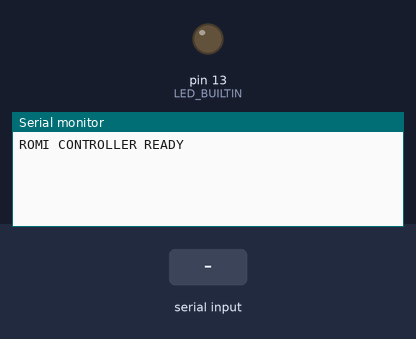
Bench run of a sketch on a simulated Arduino Uno, built with avr-gcc and run on an emulated ATmega328P. On the bench: output pins drawn as LEDs (lit = HIGH), the last lines printed to the serial monitor. The inputs (shaded band) are chosen by the test bench.

Above: at 1.2 s.
1.3 s: "PING\n" received over Serial
At 1.7 s:
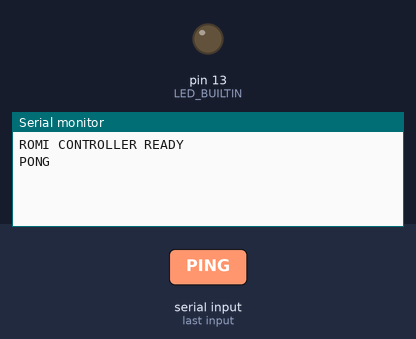
2.8 s: byte 10 ('\n') received over Serial
At 4.0 s:
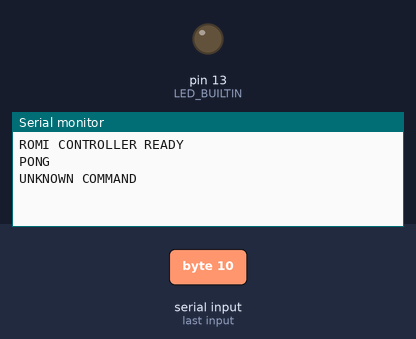
4.3 s: "STOP\n" received over Serial
At 5.2 s:
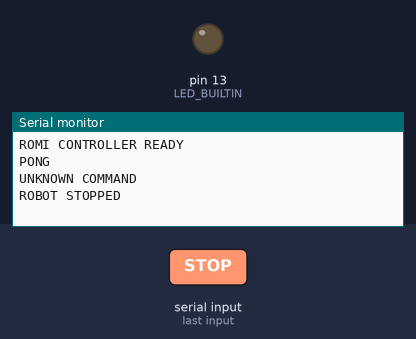
5.8 s: "STATUS\n" received over Serial
At 6.4 s:
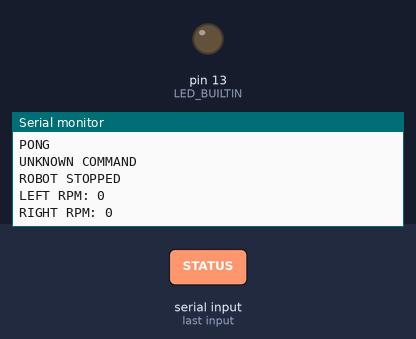

Measured:
- after the input at 1.3 s, the serial monitor: prints a new line at once (image 1)
- after the input at 2.8 s, the serial monitor: prints a new line at once (image 2)
- after the input at 4.3 s, the serial monitor: prints a new line at once (image 3)
- after the input at 5.8 s, the serial monitor: prints a new line at once (image 4)

The sketch:

Arduino.ino
```cpp
#include <stdio.h>
#include <string.h>

// Desired wheel speeds (RPM)
int targetLeftRPM = 0;
int targetRightRPM = 0;

// Communication safety
const unsigned long TIMEOUT_MS = 2000;
unsigned long lastCommandTime = 0;

// Serial input buffer
char input[48];
byte inputIndex = 0;

void stopRobot() {
  targetLeftRPM = 0;
  targetRightRPM = 0;
  digitalWrite(LED_BUILTIN, LOW);
}

void processCommand(char* command) {

  if (strcmp(command, "PING") == 0) {
    Serial.println(F("PONG"));
    return;
  }

  if (strcmp(command, "STOP") == 0) {
    stopRobot();
    Serial.println(F("ROBOT STOPPED"));
    return;
  }

  if (strcmp(command, "STATUS") == 0) {
    Serial.print(F("LEFT RPM: "));
    Serial.println(targetLeftRPM);

    Serial.print(F("RIGHT RPM: "));
    Serial.println(targetRightRPM);
    return;
  }

  int left, right;
  char extra;

  if (sscanf(command, "SET %d %d %c",
             &left, &right, &extra) == 2) {

    if (left < -120 || left > 120 ||
        right < -120 || right > 120) {
      Serial.println(F("ERROR: RPM OUT OF RANGE"));
      return;
    }

    targetLeftRPM = left;
    targetRightRPM = right;
    lastCommandTime = millis();

    Serial.print(F("COMMAND ACCEPTED: "));
    Serial.print(targetLeftRPM);
    Serial.print(F(", "));
    Serial.println(targetRightRPM);
    return;
  }

  Serial.println(F("UNKNOWN COMMAND"));
}

void setup() {
  Serial.begin(115200);
  pinMode(LED_BUILTIN, OUTPUT);
  stopRobot();
  Serial.println(F("ROMI CONTROLLER READY"));
}

void loop() {

  // Read incoming serial commands
  while (Serial.available() > 0) {
    char c = Serial.read();

    if (c == '\r') continue;

    if (c == '\n') {
      input[inputIndex] = '\0';
      processCommand(input);
      inputIndex = 0;
    }
    else if (inputIndex < sizeof(input) - 1) {
      input[inputIndex++] = c;
    }
    else {
      inputIndex = 0;
      Serial.println(F("ERROR: COMMAND TOO LONG"));
    }
  }

  // Automatically stop if commands stop arriving
  if ((targetLeftRPM != 0 || targetRightRPM != 0) &&
      millis() - lastCommandTime > TIMEOUT_MS) {

    stopRobot();
    Serial.println(F("TIMEOUT: ROBOT STOPPED"));
  }

  // Temporary indicator until motors are connected
  digitalWrite(LED_BUILTIN,
    (targetLeftRPM != 0 || targetRightRPM != 0)
    ? HIGH : LOW);
}
```
